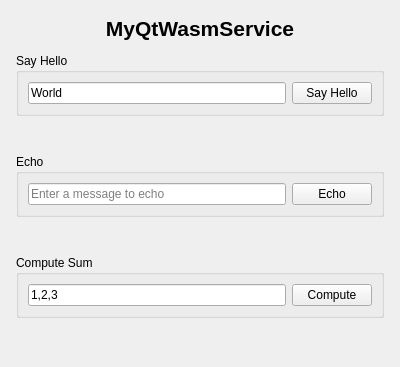
<?xml version="1.0" encoding="UTF-8"?>
<ui version="4.0">
 <class>ServiceForm</class>
 <widget class="QWidget" name="ServiceForm">
  <property name="geometry">
   <rect>
    <x>0</x>
    <y>0</y>
    <width>400</width>
    <height>350</height>
   </rect>
  </property>
  <property name="windowTitle">
   <string>MyQtWasmService</string>
  </property>
  <layout class="QVBoxLayout" name="mainLayout">
   <property name="spacing">
    <number>12</number>
   </property>
   <property name="margin">
    <number>16</number>
   </property>

   <!-- Header -->
   <item>
    <widget class="QLabel" name="headerLabel">
     <property name="text">
      <string>MyQtWasmService</string>
     </property>
     <property name="font">
      <font>
       <pointsize>16</pointsize>
       <bold>true</bold>
      </font>
     </property>
     <property name="alignment">
      <set>Qt::AlignCenter</set>
     </property>
    </widget>
   </item>

   <!-- Say Hello section -->
   <item>
    <widget class="QGroupBox" name="helloGroup">
     <property name="title">
      <string>Say Hello</string>
     </property>
     <layout class="QHBoxLayout" name="helloLayout">
      <item>
       <widget class="QLineEdit" name="nameInput">
        <property name="placeholderText">
         <string>Enter a name...</string>
        </property>
        <property name="text">
         <string>World</string>
        </property>
       </widget>
      </item>
      <item>
       <widget class="QPushButton" name="helloButton">
        <property name="text">
         <string>Say Hello</string>
        </property>
       </widget>
      </item>
     </layout>
    </widget>
   </item>

   <item>
    <widget class="QLabel" name="helloResult">
     <property name="text">
      <string></string>
     </property>
     <property name="wordWrap">
      <bool>true</bool>
     </property>
    </widget>
   </item>

   <!-- Echo section -->
   <item>
    <widget class="QGroupBox" name="echoGroup">
     <property name="title">
      <string>Echo</string>
     </property>
     <layout class="QHBoxLayout" name="echoLayout">
      <item>
       <widget class="QLineEdit" name="echoInput">
        <property name="placeholderText">
         <string>Enter a message to echo</string>
        </property>
       </widget>
      </item>
      <item>
       <widget class="QPushButton" name="echoButton">
        <property name="text">
         <string>Echo</string>
        </property>
       </widget>
      </item>
     </layout>
    </widget>
   </item>

   <item>
    <widget class="QLabel" name="echoResult">
     <property name="text">
      <string></string>
     </property>
     <property name="wordWrap">
      <bool>true</bool>
     </property>
    </widget>
   </item>

   <!-- Compute section -->
   <item>
    <widget class="QGroupBox" name="computeGroup">
     <property name="title">
      <string>Compute Sum</string>
     </property>
     <layout class="QHBoxLayout" name="computeLayout">
      <item>
       <widget class="QLineEdit" name="numbersInput">
        <property name="placeholderText">
         <string>Comma-separated (e.g., 1,2,3)</string>
        </property>
        <property name="text">
         <string>1,2,3</string>
        </property>
       </widget>
      </item>
      <item>
       <widget class="QPushButton" name="computeButton">
        <property name="text">
         <string>Compute</string>
        </property>
       </widget>
      </item>
     </layout>
    </widget>
   </item>

   <item>
    <widget class="QLabel" name="computeResult">
     <property name="text">
      <string></string>
     </property>
     <property name="wordWrap">
      <bool>true</bool>
     </property>
    </widget>
   </item>

   <!-- Spacer -->
   <item>
    <spacer name="verticalSpacer">
     <property name="orientation">
      <enum>Qt::Vertical</enum>
     </property>
    </spacer>
   </item>

  </layout>
 </widget>
 <resources/>
 <connections/>
</ui>
